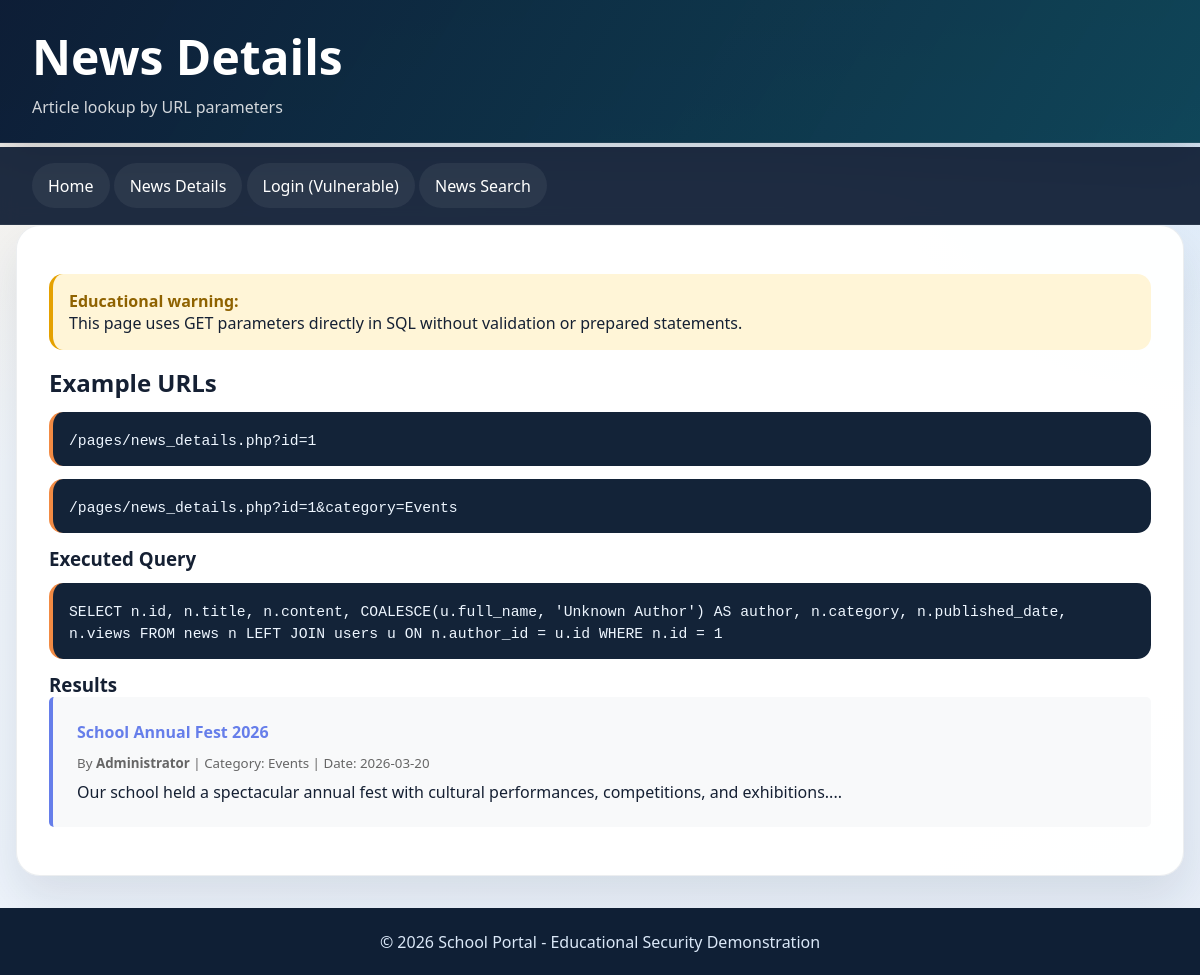
/pages/news_details.php, run on the app's committed database.
### tables this page shows
CREATE TABLE news (
    id INT PRIMARY KEY AUTO_INCREMENT,
    title VARCHAR(200) NOT NULL,
    content LONGTEXT NOT NULL,
    author_id INT,
    category VARCHAR(50),
    published_date DATE,
    views INT DEFAULT 0,
    is_featured TINYINT DEFAULT 0,
    is_active TINYINT DEFAULT 1,
    created_at TIMESTAMP DEFAULT CURRENT_TIMESTAMP,
    updated_at TIMESTAMP DEFAULT CURRENT_TIMESTAMP ON UPDATE CURRENT_TIMESTAMP,
    FOREIGN KEY (author_id) REFERENCES users(id),
    INDEX idx_published_date (published_date),
    INDEX idx_category (category),
    INDEX idx_active (is_active)
);

### pages/news_details.php (the view, shortened to what this page needs)
<?php
include '../includes/config.php';
$id = $_GET['id'] ?? '1';
$results = array();
$conditions = array();
$conditions[] = "n.id = $id";
$where_clause = implode(' AND ', $conditions);
$executed_query = "
    SELECT n.id, n.title, n.content, COALESCE(u.full_name, 'Unknown Author') AS author, n.category, n.published_date, n.views
    FROM news n
    LEFT JOIN users u ON n.author_id = u.id
    WHERE $where_clause
";
try {
    $result = $conn->query($executed_query);
    if ($result) {
        while ($row = $result->fetch_assoc()) {
            $results[] = $row;
        }
    }
} catch (mysqli_sql_exception $e) {
    $query_error = $e->getMessage();
}
?>
<!DOCTYPE html>
<html lang="en">
<head>
    <link rel="stylesheet" href="../css/style.css">
</head>
<body>
    <header>
        <h1>News Details</h1>
        <p>Article lookup by URL parameters</p>
    </header>
    <nav>
        <a href="../index.php">Home</a>
        <a href="news_details.php">News Details</a>
        <a href="login_vulnerable.php">Login (Vulnerable)</a>
        <a href="news_vulnerable.php">News Search</a>
    </nav>
    <div class="container">
        <div class="card">
            <div class="vulnerability-box">
                <strong>Educational warning:</strong><br>
                This page uses GET parameters directly in SQL without validation or prepared statements.
            </div>
            <h2>Example URLs</h2>
            <div class="code-block">
                <code>/pages/news_details.php?id=1</code>
            </div>
            <div class="code-block">
                <code>/pages/news_details.php?id=1&amp;category=Events</code>
            </div>
            <h3>Executed Query</h3>
            <div class="code-block">
                <code><?php echo htmlspecialchars($executed_query, ENT_QUOTES, 'UTF-8'); ?></code>
            </div>
            <h3>Results</h3>
            <?php if (!empty($results)): ?>
                <?php foreach ($results as $row): ?>
                    <div style="background: #f8f9fa; padding: 1.5rem; margin-bottom: 1rem; border-radius: 5px; border-left: 4px solid #667eea;">
                        <h4 style="color: #667eea; margin-bottom: 0.5rem;"><?php echo htmlspecialchars($row['title'], ENT_QUOTES, 'UTF-8'); ?></h4>
                        <p style="color: #666; margin-bottom: 0.5rem;">
                            <small>
                                By <strong><?php echo htmlspecialchars($row['author'], ENT_QUOTES, 'UTF-8'); ?></strong>
                                | Category: <?php echo htmlspecialchars($row['category'], ENT_QUOTES, 'UTF-8'); ?>
                                | Date: <?php echo htmlspecialchars($row['published_date'], ENT_QUOTES, 'UTF-8'); ?>
                            </small>
                        </p>
                        <p><?php echo htmlspecialchars(substr($row['content'], 0, 220), ENT_QUOTES, 'UTF-8'); ?>...</p>
                    </div>
                <?php endforeach; ?>
            <?php else: ?>
                <div class="alert alert-info">No rows returned for the current parameters.</div>
            <?php endif; ?>
        </div>
    </div>
    <footer>
        <p>&copy; 2026 School Portal - Educational Security Demonstration</p>
    </footer>
</body>
</html>

### css/style.css (style rules this page uses)
* { margin: 0; padding: 0; box-sizing: border-box; }
body { font-family: "Segoe UI", Tahoma, Geneva, Verdana, sans-serif; background: radial-gradient(circle at top left, rgba(255, 214, 153, 0.22), transparent 30%), radial-gradient(circle at top right, rgba(108, 180, 238, 0.18), transparent 28%), linear-gradient(145deg, #f4f7fb 0%, #edf3fb 48%, #e7eef8 100%); color: #152033; min-height: 100vh; display: flex; flex-direction: column; }
a { color: inherit; }
.container { width: min(1180px, calc(100% - 32px)); margin: 0 auto; }
.site-header, header { color: #fff; background: linear-gradient(120deg, rgba(13, 29, 54, 0.95), rgba(15, 74, 92, 0.88)), linear-gradient(180deg, #102038, #0f2742); border-bottom: 1px solid rgba(255, 255, 255, 0.08); box-shadow: 0 18px 40px rgba(9, 24, 47, 0.18); }
header { padding: 1.5rem 2rem; margin-bottom: 1.25rem; }
header h1 { font-size: clamp(2rem, 4vw, 3.2rem); margin-bottom: 0.45rem; }
header p, .header-copy { font-size: 1rem; color: rgba(255, 255, 255, 0.82); max-width: 720px; }
.main-nav, nav { background: rgba(12, 27, 49, 0.92); backdrop-filter: blur(8px); border-bottom: 1px solid rgba(255, 255, 255, 0.06); }
nav { padding: 1rem 2rem; margin-top: -1rem; }
nav a { color: #fff; text-decoration: none; padding: 0.72rem 1rem; border-radius: 999px; transition: transform 0.2s ease, background 0.2s ease, box-shadow 0.2s ease; display: inline-block; background: rgba(255, 255, 255, 0.06); }
.card { background: rgba(255, 255, 255, 0.96); border: 1px solid rgba(17, 41, 69, 0.08); border-radius: 24px; box-shadow: 0 22px 45px rgba(18, 38, 63, 0.1); padding: 2rem; margin-bottom: 2rem; animation: slideIn 0.32s ease-out; }
.code-block { background: #132338; border-left: 4px solid #f28b44; padding: 1rem; margin: 0.8rem 0; overflow-x: auto; border-radius: 14px; }
.code-block code { font-family: "Cascadia Code", "Courier New", monospace; color: #eef6ff; font-size: 0.92rem; }
.vulnerability-box { background: #fff5d7; border-left: 4px solid #e5a100; padding: 1rem; margin: 1rem 0; border-radius: 14px; }
.vulnerability-box strong { color: #8f6200; }
footer { background: #0f1f35; color: #dbe8f8; text-align: center; padding: 1.4rem; margin-top: auto; }

### data on the page
news: title "School Annual Fest 2026", author "Administrator", category "Events", published_date "2026-03-20", content "Our school held a spectacular annual fest with cultural performances, competitions, and exhibitions."

### other printed values
$executed_query "SELECT n.id, n.title, n.content, COALESCE(u.full_name, 'Unknown Author') AS author, n.category, n.published_date, n.views FROM news n LEFT JOIN users u ON n.author_id = u.id WHERE n.id = 1"
